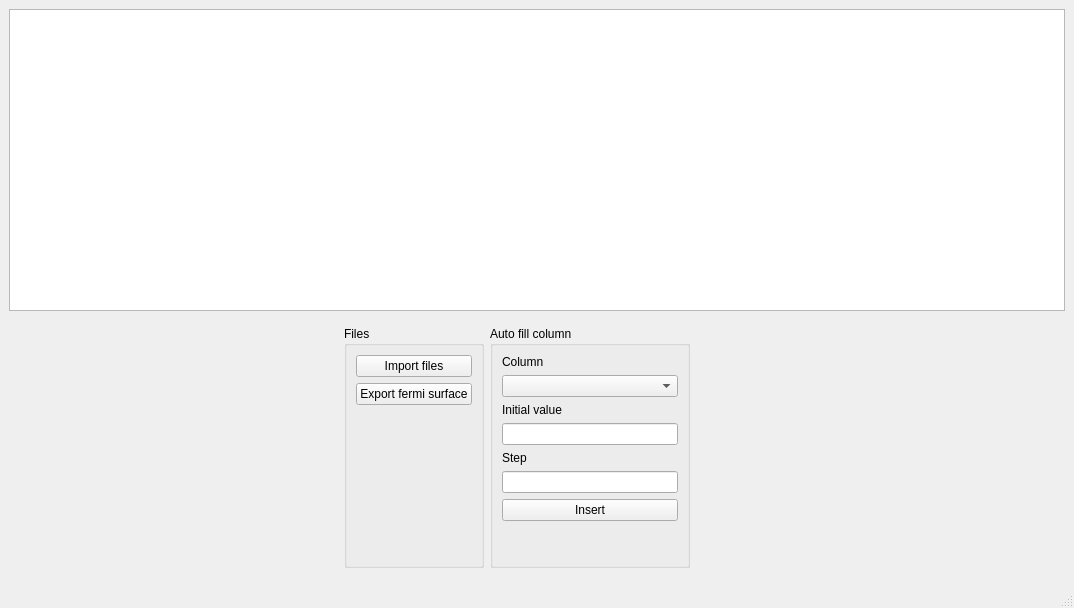
<?xml version="1.0" encoding="UTF-8"?>
<ui version="4.0">
 <class>ArpesBuildWindow</class>
 <widget class="QMainWindow" name="ArpesBuildWindow">
  <property name="geometry">
   <rect>
    <x>0</x>
    <y>0</y>
    <width>1074</width>
    <height>608</height>
   </rect>
  </property>
  <property name="windowTitle">
   <string>Build</string>
  </property>
  <widget class="QWidget" name="centralwidget">
   <layout class="QVBoxLayout" name="verticalLayout_2">
    <item>
     <widget class="QTableView" name="tableOfEntries">
      <property name="sortingEnabled">
       <bool>true</bool>
      </property>
     </widget>
    </item>
    <item>
     <widget class="QWidget" name="widget" native="true">
      <property name="maximumSize">
       <size>
        <width>16777215</width>
        <height>260</height>
       </size>
      </property>
      <layout class="QHBoxLayout" name="horizontalLayout_2">
       <item>
        <widget class="QWidget" name="plotWidget" native="true">
         <property name="minimumSize">
          <size>
           <width>320</width>
           <height>240</height>
          </size>
         </property>
         <property name="maximumSize">
          <size>
           <width>320</width>
           <height>240</height>
          </size>
         </property>
        </widget>
       </item>
       <item>
        <widget class="QGroupBox" name="groupBox">
         <property name="title">
          <string>Files</string>
         </property>
         <layout class="QVBoxLayout" name="verticalLayout">
          <item>
           <widget class="QPushButton" name="loadFilesBtn">
            <property name="text">
             <string>Import files</string>
            </property>
           </widget>
          </item>
          <item>
           <widget class="QPushButton" name="exportFermiBtn">
            <property name="text">
             <string>Export fermi surface</string>
            </property>
           </widget>
          </item>
          <item>
           <spacer name="verticalSpacer_2">
            <property name="orientation">
             <enum>Qt::Vertical</enum>
            </property>
            <property name="sizeHint" stdset="0">
             <size>
              <width>20</width>
              <height>40</height>
             </size>
            </property>
           </spacer>
          </item>
         </layout>
        </widget>
       </item>
       <item>
        <widget class="QGroupBox" name="groupBox_2">
         <property name="maximumSize">
          <size>
           <width>200</width>
           <height>99999</height>
          </size>
         </property>
         <property name="title">
          <string>Auto fill column</string>
         </property>
         <layout class="QVBoxLayout" name="verticalLayout_3">
          <item>
           <widget class="QLabel" name="label">
            <property name="text">
             <string>Column</string>
            </property>
           </widget>
          </item>
          <item>
           <widget class="QComboBox" name="autoColumnChooser"/>
          </item>
          <item>
           <widget class="QLabel" name="label_2">
            <property name="text">
             <string>Initial value</string>
            </property>
           </widget>
          </item>
          <item>
           <widget class="QLineEdit" name="autoColumnInitialTxt"/>
          </item>
          <item>
           <widget class="QLabel" name="label_3">
            <property name="text">
             <string>Step</string>
            </property>
           </widget>
          </item>
          <item>
           <widget class="QLineEdit" name="autoColumnStepTxt"/>
          </item>
          <item>
           <widget class="QPushButton" name="autoColumnInsertBtn">
            <property name="text">
             <string>Insert</string>
            </property>
           </widget>
          </item>
          <item>
           <spacer name="verticalSpacer">
            <property name="orientation">
             <enum>Qt::Vertical</enum>
            </property>
            <property name="sizeHint" stdset="0">
             <size>
              <width>20</width>
              <height>40</height>
             </size>
            </property>
           </spacer>
          </item>
         </layout>
        </widget>
       </item>
       <item>
        <spacer name="horizontalSpacer">
         <property name="orientation">
          <enum>Qt::Horizontal</enum>
         </property>
         <property name="sizeHint" stdset="0">
          <size>
           <width>40</width>
           <height>20</height>
          </size>
         </property>
        </spacer>
       </item>
      </layout>
     </widget>
    </item>
   </layout>
  </widget>
  <widget class="QStatusBar" name="statusbar"/>
 </widget>
 <resources/>
 <connections/>
</ui>
